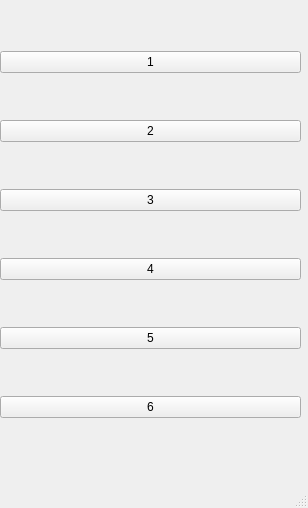
<?xml version="1.0" encoding="UTF-8"?>
<ui version="4.0">
 <class>MainWindow</class>
 <widget class="QMainWindow" name="MainWindow">
  <property name="geometry">
   <rect>
    <x>0</x>
    <y>0</y>
    <width>308</width>
    <height>508</height>
   </rect>
  </property>
  <property name="sizePolicy">
   <sizepolicy hsizetype="Fixed" vsizetype="Fixed">
    <horstretch>0</horstretch>
    <verstretch>0</verstretch>
   </sizepolicy>
  </property>
  <property name="windowTitle">
   <string>Лабораторная 4</string>
  </property>
  <widget class="QWidget" name="centralwidget">
   <widget class="QWidget" name="verticalLayoutWidget">
    <property name="geometry">
     <rect>
      <x>0</x>
      <y>10</y>
      <width>301</width>
      <height>451</height>
     </rect>
    </property>
    <layout class="QVBoxLayout" name="verticalLayout">
     <item>
      <widget class="QPushButton" name="pushButton">
       <property name="text">
        <string>1</string>
       </property>
      </widget>
     </item>
     <item>
      <widget class="QPushButton" name="pushButton_2">
       <property name="text">
        <string>2</string>
       </property>
      </widget>
     </item>
     <item>
      <widget class="QPushButton" name="pushButton_3">
       <property name="text">
        <string>3</string>
       </property>
      </widget>
     </item>
     <item>
      <widget class="QPushButton" name="pushButton_4">
       <property name="text">
        <string>4</string>
       </property>
      </widget>
     </item>
     <item>
      <widget class="QPushButton" name="pushButton_5">
       <property name="text">
        <string>5</string>
       </property>
      </widget>
     </item>
     <item>
      <widget class="QPushButton" name="pushButton_6">
       <property name="text">
        <string>6</string>
       </property>
      </widget>
     </item>
    </layout>
   </widget>
  </widget>
  <widget class="QMenuBar" name="menubar">
   <property name="geometry">
    <rect>
     <x>0</x>
     <y>0</y>
     <width>308</width>
     <height>22</height>
    </rect>
   </property>
  </widget>
  <widget class="QStatusBar" name="statusbar"/>
 </widget>
 <resources/>
 <connections/>
</ui>
